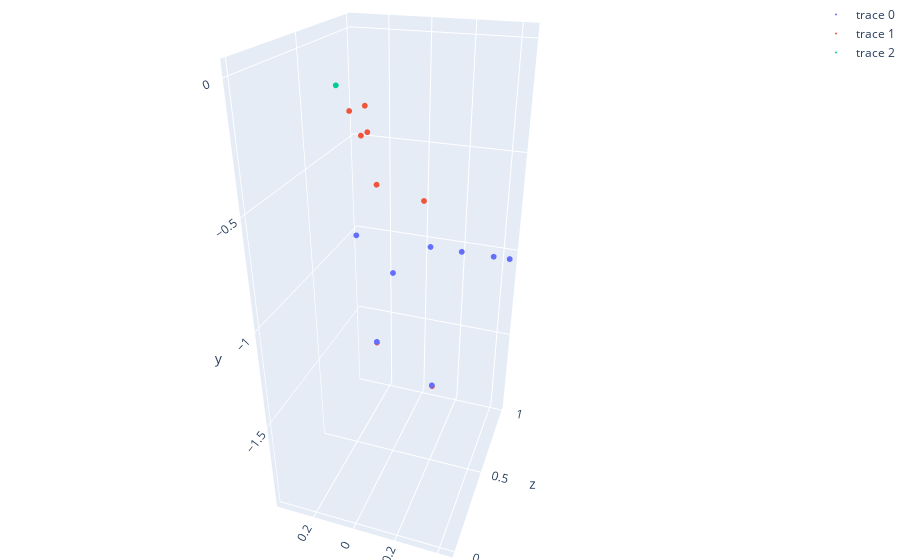

Notebook code cell kept with this figure:
### Code cell
plot_point_cloud([diffuse_pt_cloud, specular_pt_cloud], camera_pos)

### Figure 1 — Plotly figure (JSON) as saved in the notebook; plotly's stock layout.template omitted (floating-point values rounded to 4 significant figures)
{"data": [{"marker": {"opacity": 1, "size": 2}, "mode": "markers", "type": "scatter3d", "x": [0.1239, -0.4428, -0.2015, 0.365, -0.0392, -0.05762, -0.3633, -0.0392, 0.1239, 0.365, -0.0392, 0.1239, 0.365, 0.2754, -0.4428, -0.2015, 0.1239], "y": [-1.144, -1.018, -1.021, -1.02, -1.02, -1.92, -1.02, -1.02, -1.144, -1.02, -1.02, -1.144, -1.02, -1.694, -1.018, -1.021, -1.144], "z": [0.8572, 0.9631, 0.9658, 0.9642, 0.965, 0.998, 0.9645, 0.965, 0.8572, 0.9642, 0.965, 0.8572, 0.9642, 0.9972, 0.9631, 0.9658, 0.8572]}, {"marker": {"opacity": 1, "size": 2}, "mode": "markers", "type": "scatter3d", "x": [-0.03545, 0, 0, -0.02431, -0.08269, -0.05789, -5.093e-16, 0, 0, 0.0091, 0, 0, 0.06334, 0.2767, 0, 0, 0.05116], "y": [-0.09898, 0, 0, -0.2047, -0.6577, -1.929, -1.326e-14, 0, 0, -0.2266, 0, 0, -0.5257, -1.703, 0, 0, -0.142], "z": [0.1494, 0, 0, 0.1936, 0.6973, 1.003, 1.254e-14, 0, 0, 0.2143, 0, 0, 0.4971, 1.002, 0, 0, 0.2143]}, {"marker": {"opacity": 1, "size": 2}, "mode": "markers", "type": "scatter3d", "x": [0], "y": [0], "z": [0]}], "layout": {"margin": {"b": 0, "l": 0, "r": 0, "t": 0}, "scene": {"camera": {"center": {"x": 0, "y": 0, "z": 0}, "eye": {"x": -0.7, "y": 1.2, "z": -2}, "up": {"x": 0, "y": 1, "z": 0}}}}}
